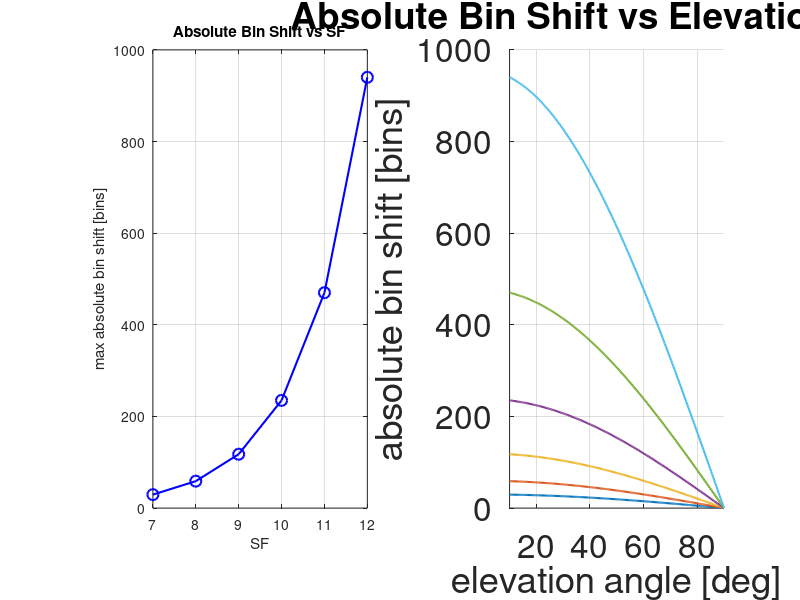

This chart was generated by the following MATLAB code: (Note: this script raises an error after producing the figure.)
clear; 
clc; 
close all;
h       = 540e3;
v_sat   = 7600;
f_c     = 920e6;
c_light = 3e8;
El_min  = 10;
BW = 100e3;
t_max = h / (v_sat * tand(El_min));
fd    = @(t) -(f_c/c_light) .* v_sat^2 .* t ./ sqrt(h^2 + (v_sat.*t).^2);
SF_list = 7:12;
El_range = linspace(El_min, 90, 200);
colors = lines(length(SF_list));
figure('Position', [100 100 1000 400]);

subplot(1,2,1);
abs_shift = zeros(1, length(SF_list));
for si = 1:length(SF_list)
    M  = 2^SF_list(si);
    df = BW / M;
    abs_shift(si) = max(abs(fd(t_max)), abs(fd(-t_max))) / df;
end
plot(SF_list, abs_shift, 'bo-', 'LineWidth', 1.5, 'MarkerSize', 8);
grid on;
xlabel('SF');
ylabel('max absolute bin shift [bins]');
title('Absolute Bin Shift vs SF');

subplot(1,2,2);
hold on;
for si = 1:length(SF_list)
    M  = 2^SF_list(si);
    df = BW / M;
    shift_vs_El = (f_c/c_light) .* v_sat .* cosd(El_range) / df;
    plot(El_range, shift_vs_El, 'LineWidth', 1.5, 'Color', colors(si,:));
end
grid on;
set(gca, 'FontSize', 24);
xlim([El_min, 90]);
xlabel('elevation angle [deg]');
ylabel('absolute bin shift [bins]');
title('Absolute Bin Shift vs Elevation Angle');
legend("SF="+string(SF_list), 'Location', 'best');
